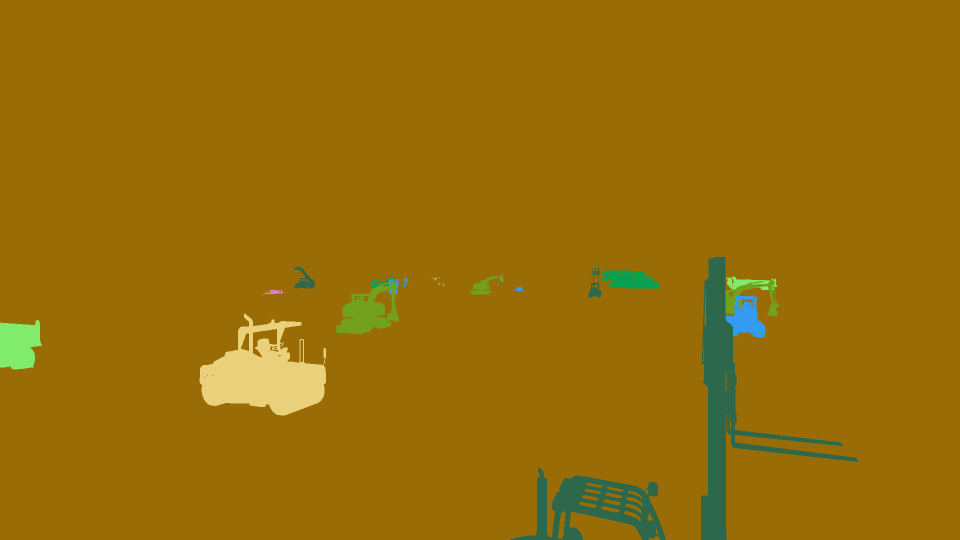
#> input picture JJY-process/rpg/test.png, 1920 x 1080 px (shown at 1/2 size)
$ python merge.py
#> lines starting #> are read from the running program, lines starting #| are printed output that depends on the picture
### JJY-process/rpg/rgb_input_png.py
import numpy as np
import cv2

def three_to_two(image):
    weights = np.array([1000000, 1000, 1])
    weighted_array = image * weights
    weighted_image = np.sum(weighted_array, axis=2)
    #print(image)
    #print(weighted_image.shape)
    #print(weighted_image)
    return weighted_image

def two_to_three(array_2d):
    # 假设这是你的二维数组
    #array_2d = np.random.randint(0, 1000000000, size=(1920, 1080))

    # 计算每个维度上的值
    dim1 = array_2d // 1000000
    dim2 = (array_2d // 1000) % 1000
    dim3 = array_2d % 1000

    # 将这些值堆叠在一起形成三维数组
    array_3d = np.stack((dim1, dim2, dim3), axis=-1)

    # 打印结果
    print("还原后的三维数组的形状:", array_3d.shape)

    # 如果你想检查一个具体的元素
    #print("一个元素的三维表示:", array_3d[0, 0])
    return array_3d

# filename = 'output.txt'
# np.savetxt(filename, weighted_image, delimiter=' ', fmt='%d')

### JJY-process/rpg/rgb_output_png.py
import cv2
import numpy as np

def png_output(array_3d):
    # 假设这是你的三维 RGB 数组
    #array_3d_rgb = np.random.randint(0, 255, size=(1920, 1080, 3), dtype=np.uint8)

    # 保存为 PNG 文件
    cv2.imwrite('output.png', array_3d)

    print("RGB图像已保存为PNG格式")

### JJY-process/rpg/merge.py


import cv2
from collections import deque

from rpg.rgb_input_png import three_to_two, two_to_three
from rpg.rgb_output_png import png_output

background_rgb = 6108153
out_of_range_rgb = 256256256

def bfs(start_x, start_y, matrix, vis):
    n, m = matrix.shape
    q = deque()
    q.append((start_x, start_y))
    area = []
    color = set()
    vis[start_x][start_y] = True
    base_color = matrix[start_x][start_y]
    color.add(base_color)
    cnt = 0
    while q:
        x, y = q.popleft()
        cnt += 1
        area.append((x, y))
        for dx, dy in [[1, 0], [-1, 0], [0, 1], [0, -1]]:
            a, b = x + dx, y + dy
            if (0 <= a < n and 0 <= b < m):
                color.add(matrix[a][b])
                if (matrix[a][b] == base_color and not vis[a][b]):
                    vis[a][b] = True
                    area.append((a, b))
                    q.append((a, b))
            else:
                color.add(out_of_range_rgb)
    color.discard(base_color)
    # color.discard(background_rgb)
    # print(cnt, base_color, len(color))
    return area, color


def merge(matrix):
    n, m = matrix.shape
    vis = [[False for j in range(m)]for i in range(n)]
    for i in range(n):
        for j in range(m):
            if vis[i][j]:
                continue
            area, color = bfs(i, j, matrix, vis)
            if len(color) == 1:
                new_color = list(color)[0]
                if new_color == background_rgb or new_color == out_of_range_rgb:
                    continue
                print("Yes, change")
                cnt = 0
                #print(len(area))
                for x, y in area:
                    #print(x, y)
                    cnt += 1
                    matrix[x][y] = new_color
                print("将%d个点修改为 %d" %(cnt, new_color))
    return matrix

image_path = "test.png"
#读入需要处理的图片
image = cv2.imread(image_path)
#> image is the input picture: shape (1080, 1920, 3); mean B, G, R 10.5, 110.2, 150.7

print(image.shape)
#| (1080, 1920, 3)
# 3维rgb映射为2维
rgb_matrix = three_to_two(image)
#> in three_to_two, `weighted_array = image * weights`:
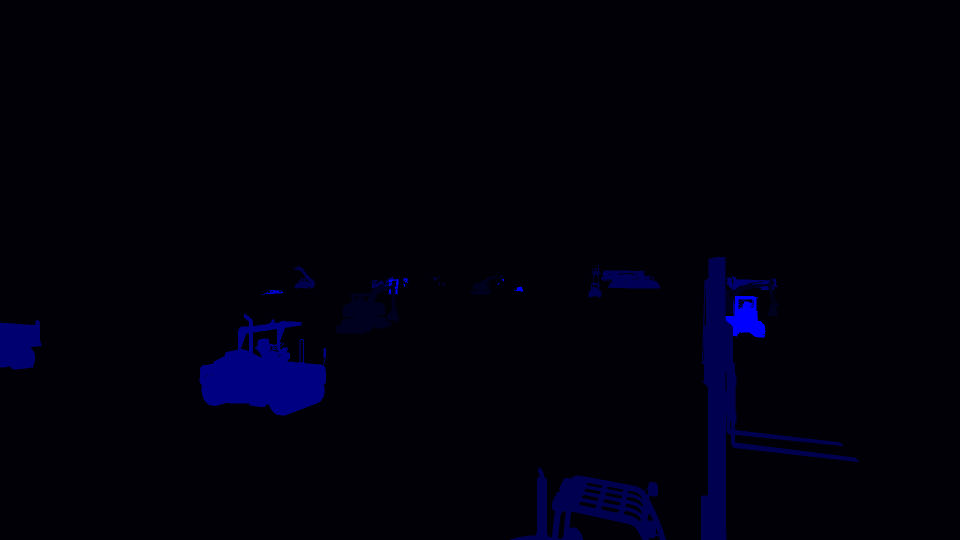
#> weighted_array: shape (1080, 1920, 3) int64 (shown at 1/2 size); mean B, G, R 10519878, 110220.2, 150.7; drawn with min black and max white
#> in three_to_two, `weighted_image = np.sum(weighted_array, axis=2)`:
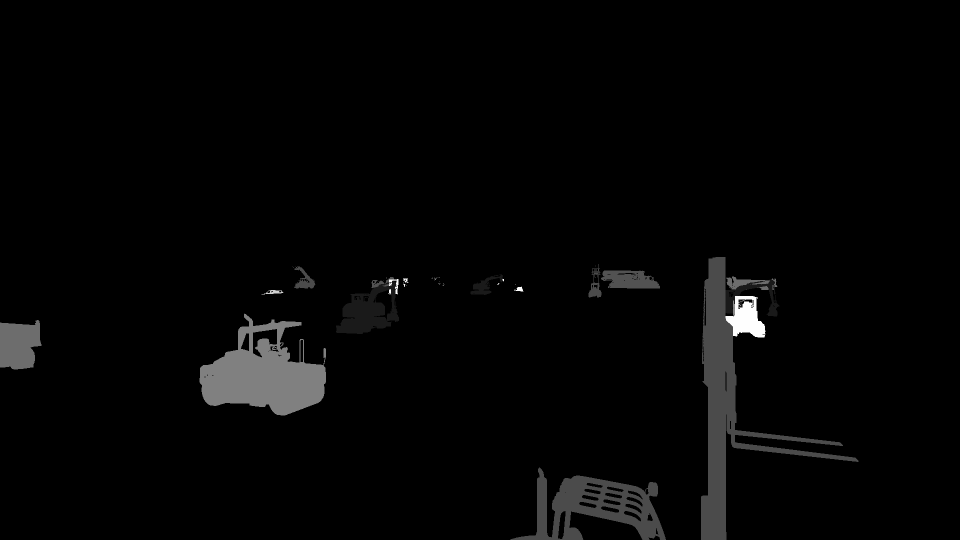
#> weighted_image: shape (1080, 1920) int64 (shown at 1/2 size); min 6108153, max 241155051, mean 10630248.9; drawn with min black and max white

background_rgb = rgb_matrix[0][0]
#> background_rgb = 6108153
print(background_rgb)
#| 6108153
# for i in range(100):
#     for j in range(100):
#         rgb_matrix[i][j] = 100100100

# 合并处理
new_rgb_matrix = merge(rgb_matrix)
#> the loop in merge, `for i in range(n):` made 1080 passes

# 2维转3维rgb
new_image = two_to_three(rgb_matrix)
#> in two_to_three, `dim1 = array_2d // 1000000`:
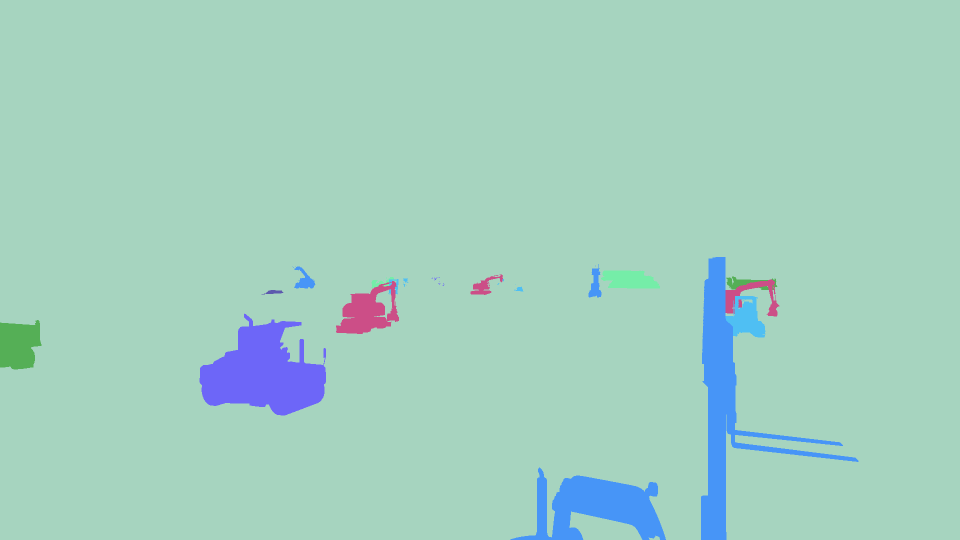
#> dim1: shape (1080, 1920) int64 (shown at 1/2 size); 8 distinct labels, from 6 to 241; one colour per label, 0 black
#> in two_to_three, `dim2 = (array_2d // 1000) % 1000`:
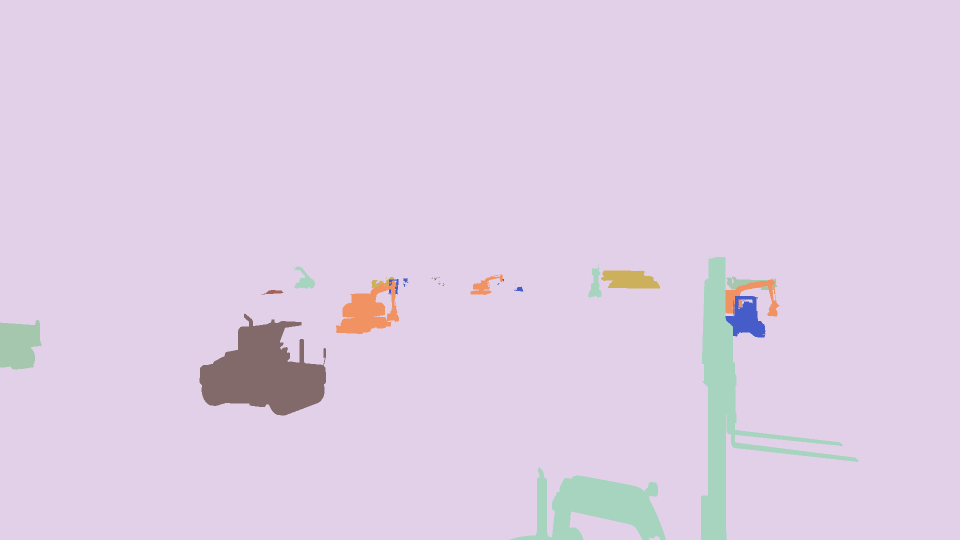
#> dim2: shape (1080, 1920) int64 (shown at 1/2 size); 8 distinct labels, from 104 to 235; one colour per label, 0 black
#> in two_to_three, `dim3 = array_2d % 1000`:
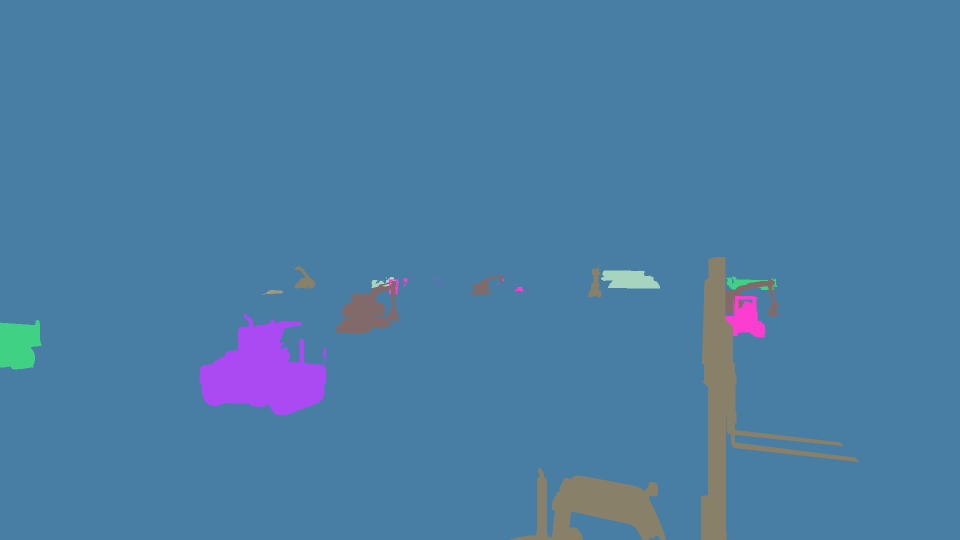
#> dim3: shape (1080, 1920) int64 (shown at 1/2 size); 8 distinct labels, from 10 to 235; one colour per label, 0 black
#| 还原后的三维数组的形状: (1080, 1920, 3)

# 输出图像
png_output(new_image)
#> in png_output, `cv2.imwrite('output.png', array_3d)`:
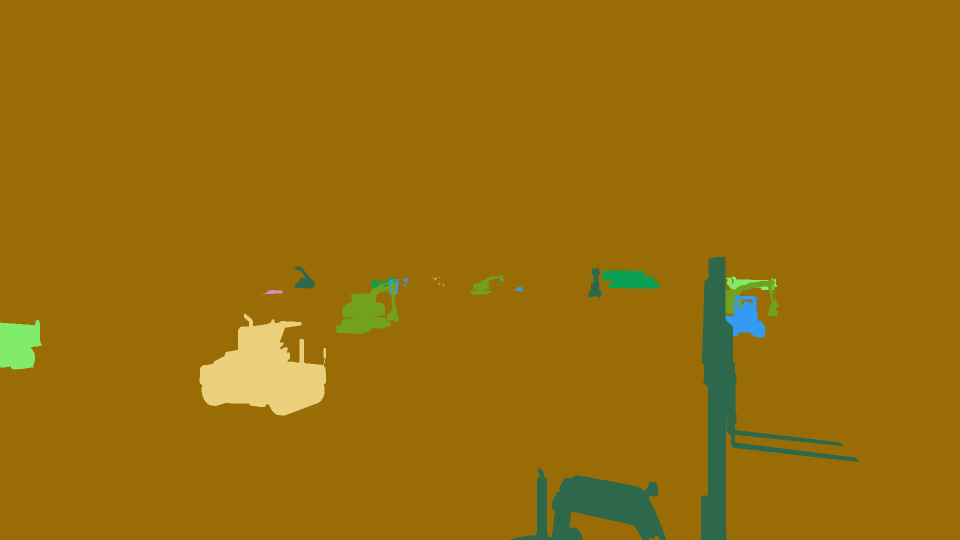
#> saved as output.png: shape (1080, 1920, 3) (shown at 1/2 size); mean B, G, R 10.8, 110.3, 150.6

#print(image == new_image)

#png_output(new_rgb_matrix)
